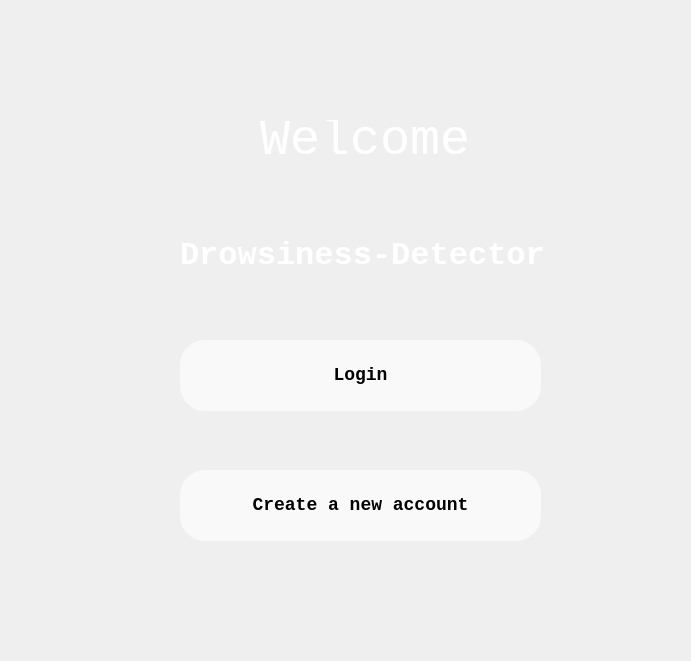
<?xml version="1.0" encoding="UTF-8"?>
<ui version="4.0">
 <class>Dialog</class>
 <widget class="QDialog" name="Dialog">
  <property name="geometry">
   <rect>
    <x>0</x>
    <y>0</y>
    <width>691</width>
    <height>661</height>
   </rect>
  </property>
  <property name="windowTitle">
   <string>Drowsiness-Detector</string>
  </property>
  <widget class="QLabel" name="label">
   <property name="geometry">
    <rect>
     <x>0</x>
     <y>0</y>
     <width>700</width>
     <height>800</height>
    </rect>
   </property>
   <property name="styleSheet">
    <string notr="true">border-image:url(:/fixedimg/background.jpg);</string>
   </property>
   <property name="text">
    <string/>
   </property>
  </widget>
  <widget class="QWidget" name="bgwidget" native="true">
   <property name="geometry">
    <rect>
     <x>130</x>
     <y>100</y>
     <width>451</width>
     <height>511</height>
    </rect>
   </property>
   <property name="styleSheet">
    <string notr="true">QWidget#bgwidget{
background-color:rgba(0,0,0,0);}</string>
   </property>
   <widget class="QLabel" name="label_2">
    <property name="geometry">
     <rect>
      <x>50</x>
      <y>120</y>
      <width>371</width>
      <height>71</height>
     </rect>
    </property>
    <property name="font">
     <font>
      <family>Monospace</family>
      <pointsize>-1</pointsize>
      <weight>75</weight>
      <bold>true</bold>
     </font>
    </property>
    <property name="styleSheet">
     <string notr="true">color:rgb(255, 255, 255);
font-size:32px;
font-weight:bold;</string>
    </property>
    <property name="text">
     <string>Drowsiness-Detector</string>
    </property>
   </widget>
   <widget class="QPushButton" name="login">
    <property name="geometry">
     <rect>
      <x>50</x>
      <y>240</y>
      <width>361</width>
      <height>71</height>
     </rect>
    </property>
    <property name="font">
     <font>
      <family>Monospace</family>
      <pointsize>-1</pointsize>
      <weight>75</weight>
      <bold>true</bold>
     </font>
    </property>
    <property name="styleSheet">
     <string notr="true">background-color: rgba(255,255,255,0.6);
 border-radius: 25px;
font-size:18px;
font-weight: bold;</string>
    </property>
    <property name="text">
     <string>Login</string>
    </property>
   </widget>
   <widget class="QPushButton" name="signup">
    <property name="geometry">
     <rect>
      <x>50</x>
      <y>370</y>
      <width>361</width>
      <height>71</height>
     </rect>
    </property>
    <property name="font">
     <font>
      <family>Monospace</family>
      <pointsize>-1</pointsize>
      <weight>75</weight>
      <bold>true</bold>
     </font>
    </property>
    <property name="styleSheet">
     <string notr="true">background-color: rgba(255,255,255,0.6);
 border-radius: 25px;
font-size:18px;
font-weight: bold;</string>
    </property>
    <property name="text">
     <string>Create a new account</string>
    </property>
   </widget>
   <widget class="QLabel" name="label_3">
    <property name="geometry">
     <rect>
      <x>130</x>
      <y>20</y>
      <width>221</width>
      <height>41</height>
     </rect>
    </property>
    <property name="font">
     <font>
      <family>Monospace</family>
      <pointsize>-1</pointsize>
     </font>
    </property>
    <property name="styleSheet">
     <string notr="true">font-size:50px;
color:rgb(255, 255, 255);
</string>
    </property>
    <property name="text">
     <string>Welcome</string>
    </property>
   </widget>
  </widget>
 </widget>
 <resources>
  <include location="../../../../../images/img.qrc"/>
  <include location="images/img.qrc"/>
 </resources>
 <connections/>
</ui>
